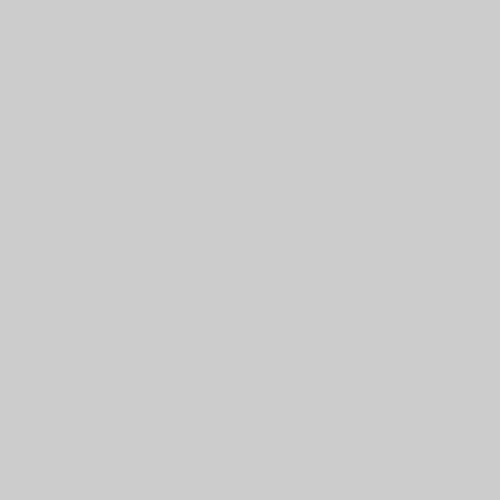
Frame 1 (no input)
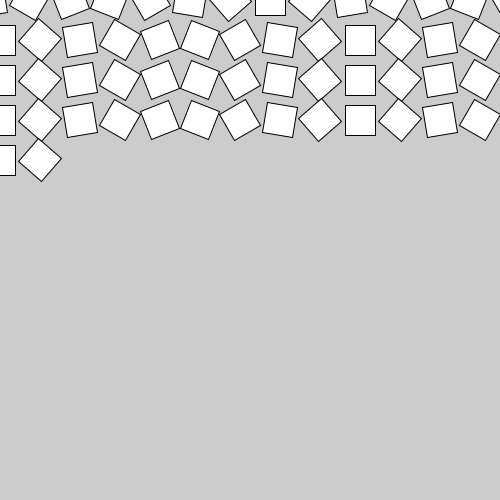
Frame 60 (the mouse pressed at the canvas centre just before this capture)
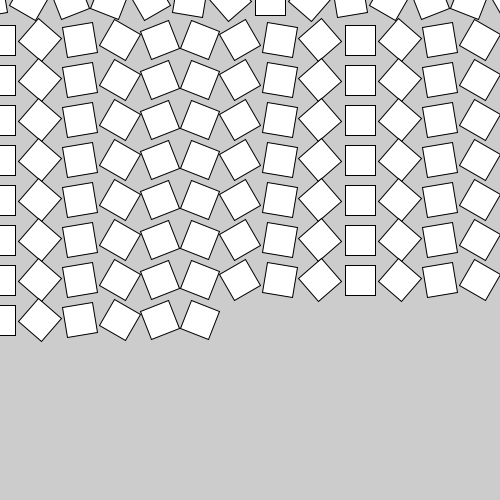
Frame 120 (the mouse held since frame 60 and released just before this capture)

The Processing sketch that drew these frames (run headless with seeded random() and noise(); from frame 60 on, the mouse is pressed at the canvas centre):

// Processing sketch: iffff
// ── iffff.pde
void setup () {
  size (500, 500);
}


//void draw() {
//  if (mouseX > width/2) {
//    background(255, 0, 0);
//  } else if (mouseX > width/4) {
//    background (0, 0, 255);
//  } else {
//    background(200);
//  }

//}

float xPos = -50;
float yPos = 0;
//create a shape that move from left to right across the screen
//once shape is off side of the screen
//go back and down little bit
//continue moving right

void draw() {
  rectMode(CENTER);
  pushMatrix();
  translate (xPos, yPos);
  rotate(radians(xPos));
  rect (0, 0, 30, 30);
  popMatrix();
  xPos = xPos + 40;
  // if the rect position is off the right side of screen
  if (xPos>width + 50) {
    xPos = 0;
    yPos = yPos+40;
  }
}
